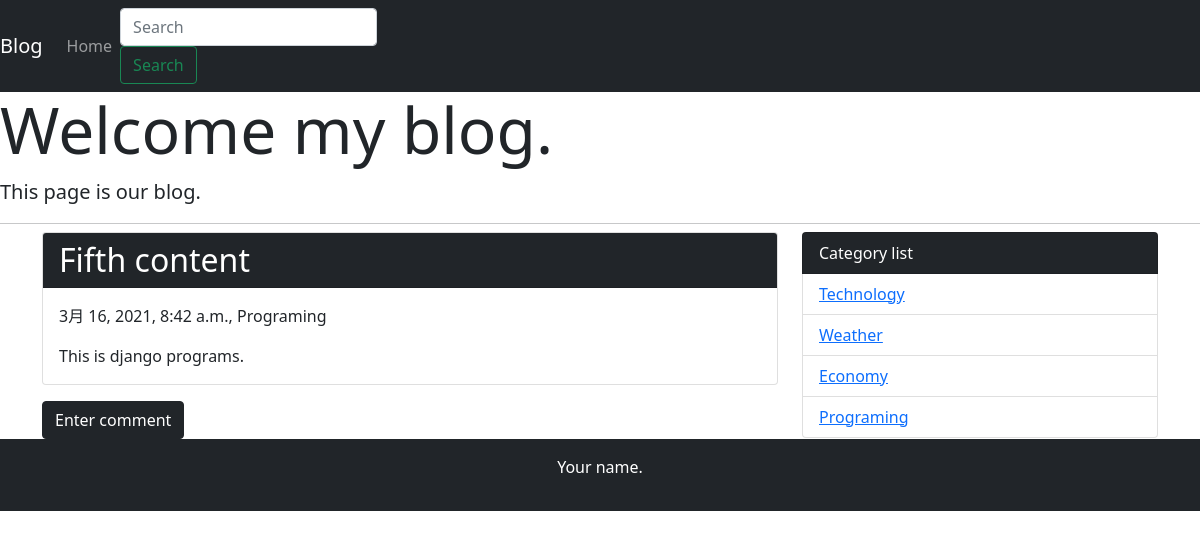
/detail/5/, run on an earlier commit of the app's database.
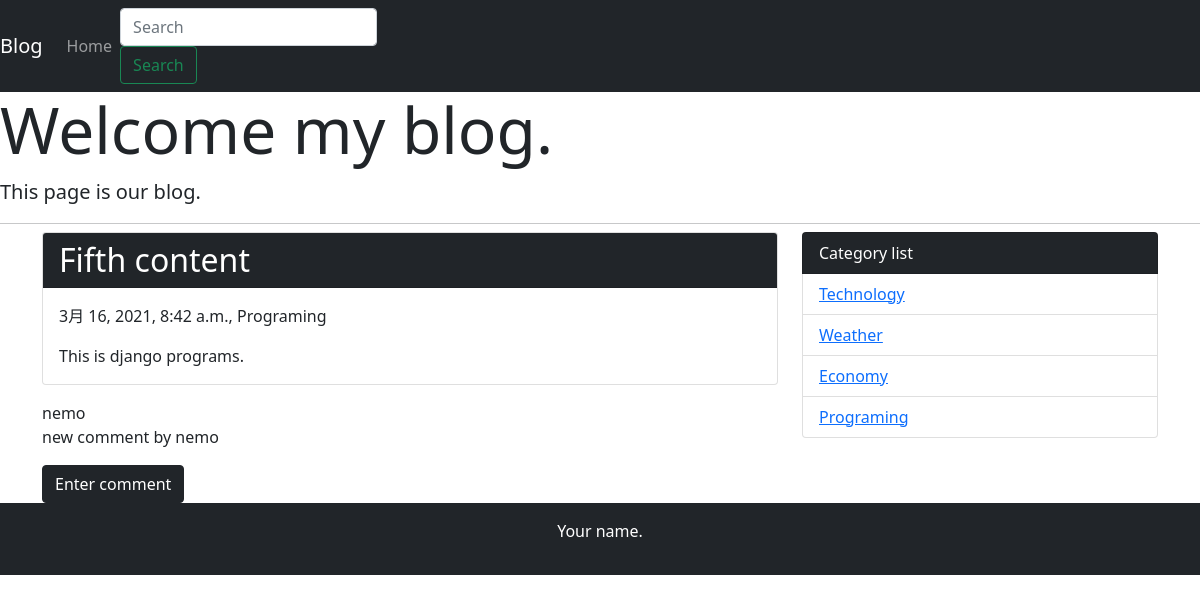
And on a later commit of the database.
### blog/models.py (models this page shows, shortened)
class Post(models.Model):
    title = models.CharField('title', max_length=255)
    text = models.TextField('content')
    created_at = models.DateTimeField('created_date', default=timezone.now)
    category = models.ForeignKey(Category, verbose_name='category', on_delete=models.PROTECT)

class Category(models.Model):
    name = models.CharField('category_name', max_length=255)
    created_at = models.DateTimeField('created_date', default=timezone.now)
    def __str__(self):
        return self.name

class Comment(models.Model):
    name = models.CharField('name', max_length=30, default='nemo')
    text = models.TextField('text')
    post = models.ForeignKey(Post, verbose_name='linkedcontent', on_delete=models.PROTECT)
    created_at = models.DateTimeField('created_date', default=timezone.now)

### blog/views.py (the view)
# urls.py: path('detail/<int:pk>/', views.DetailView.as_view(), name='detail'),
class DetailView(generic.DetailView):
    model = Post

### blog/context_process.py (called while the page is built)
def common(request):
    context = {
        'category_list': Category.objects.all(),
    }
    return context

### blog/templates/blog/post_detail.html
{% extends 'blog/base.html' %}
{% block content %}
<div class="card mb-3">
    <h2 class="card-header bg-dark text-white">{{ post.title }}</h2>
    <div class="card-body">
        <p>{{ post.created_at }}, {{ post.category }}</p>
        {{ post.text | linebreaksbr | urlize }}
    </div>
</div>
{% for comment in post.comment_set.all %}
<p>
    {{ comment.name}}<br>
    {{ comment.text | linebreaksbr }}
</p>
{% endfor %}
<a class="btn btn-dark" href="{% url 'blog:comment' post.pk %}">Enter comment</a>
{% endblock content %}

### blog/templates/blog/base.html (shortened to what this page needs)
<!doctype html>
<html lang="ja">
  <head>
    <link href="https://cdn.jsdelivr.net/npm/bootstrap@5.0.0-beta2/dist/css/bootstrap.min.css" rel="stylesheet">
  </head>
  <body>
    <nav class="navbar navbar-expand-lg navbar-dark bg-dark">
      <a class="navbar-brand" href="#">Blog</a>
      <div class="collapse navbar-collapse" id="navbarSupportedContent">
        <ul class="navbar-nav mr-auto">
          <li class="nav-item active">
            <a class="nav-link" href="{% url 'blog:index' %}">Home</a>
          </li>
        </ul>
        <form class="form-inline my-2 my-lg-0" method="GET" action="{% url 'blog:index' %}">
          <input class="form-control mr-sm-2" type="text" placeholder="Search" aria-label="Search" name='search-key'>
          <button class="btn btn-outline-success .my-2 my-sm-0" type="submit">Search</button>
        </form>
      </div>
    </nav>
      <div class="jumbotron">
        <h1 class="display-3">Welcome my blog.</h1>
        <p class="lead">This page is our blog.</p>
        <hr class="my-2">
      </div>
      <div class="container">
        <div class="row">
          <div class="col-md-8">
            {% block content %}
            {% endblock content %}
          </div>
          <div class="col-md-4">
            <ul class="list-group">
              <li class="list-group-item bg-dark text-white">Category list</li>
              {% for category in category_list %}
                <li class="list-group-item"><a href="{% url 'blog:category' category.pk %}">{{ category }}</a></li>
              {% endfor %}
            </ul>
          </div>
        </div>
      </div>
      <footer class="bg-dark text-white text-center py-3">
        <p>Your name.</p>
      </footer>
  </body>
</html>

What changed in the data, as far as the page shows it:
added Comment: name "nemo", text "new comment by nemo"
